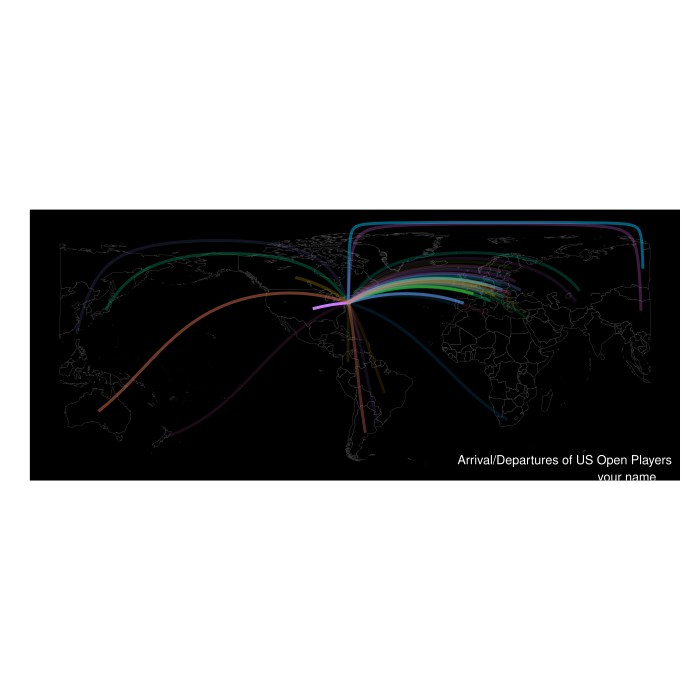

The script that drew this image:
# http://patilv.com/USOpenCountries/
# https://github.com/patilv/USOpengreatcircles

library(ggplot2)
library(ggmap)
library(geosphere)
library(plyr)

mensbracket=read.csv("mensbracket.csv") 
ladiesbracket=read.csv("ladiesbracket.csv")
usopenbracket=rbind(mensbracket,ladiesbracket) # combining the two genders
usopencountry=as.data.frame(table(usopenbracket$country)) # number of players from different countries
colnames(usopencountry)=c("Country","Players") # modifying column names
# kable(head(usopencountry))
usopencountry=cbind(usopencountry,geocode(as.character(usopencountry$Country)))
# kable(head(usopencountry))

usopencountry[5,]$lon=18.383925 # Bosnia
usopencountry[5,]$lat=43.851882 # Bosnia
usopencountry[11,]$lon=33.3974183 # Cyprus
usopencountry[11,]$lat=35.1919937 # Cyprus
usopencountry[45,]$lon=174.885971 # New Zealand
usopencountry[45,]$lat=-40.900557 # New Zealand
nygeocode=geocode(as.character("New York City")) # This was fine

# Calculating routes 
routes = gcIntermediate(nygeocode, usopencountry[,c('lon', 'lat')], 200, breakAtDateLine=FALSE, addStartEnd=TRUE, sp=TRUE)

# fortifying the routes information to create a dataframe; function from ggplot's github site ... thanks to the comments section in AnthroSpace's post

fortify.SpatialLinesDataFrame = function(model, data, ...) {
  ldply(model@lines, fortify)
}

fortifiedroutes = fortify.SpatialLinesDataFrame(routes) 

# An id for each country
usopencountry$id=as.character(c(1:nrow(usopencountry))) 

# Merge fortified routes with usopencountry information
greatcircles = merge(fortifiedroutes, usopencountry, all.x=T, by="id") 

### Recentering the world map ####

center = 290 # takes positive values - US centered view is 260. This took a bit to figure out to avoid splitting of arcs in the final map.

# shifting coordinates to recenter great circles
greatcircles$long.recenter =  ifelse(greatcircles$long  < center - 180 , greatcircles$long + 360, greatcircles$long) 

# shifting coordinates to recenter worldmap
worldmap = map_data ("world")
worldmap$long.recenter =  ifelse(worldmap$long  < center - 180 , worldmap$long + 360, worldmap$long)

### Function to regroup split lines and polygons
# takes dataframe, column with long and unique group variable, returns df with added column named group.regroup
RegroupElements = function(df, longcol, idcol){  
  g = rep(1, length(df[,longcol]))
  if (diff(range(df[,longcol])) > 300) {          # check if longitude within group differs more than 300 deg, ie if element was split
    d = df[,longcol] > mean(range(df[,longcol])) # we use the mean to help us separate the extreme values
    g[!d] = 1     # some marker for parts that stay in place (we cheat here a little, as we do not take into account concave polygons)
    g[d] = 2      # parts that are moved
  }
  g =  paste(df[, idcol], g, sep=".") # attach to id to create unique group variable for the dataset
  df$group.regroup = g
  df
}

### Function to close regrouped polygons
# takes dataframe, checks if 1st and last longitude value are the same, if not, inserts first as last and reassigns order variable
ClosePolygons = function(df, longcol, ordercol){
  if (df[1,longcol] != df[nrow(df),longcol]) {
    tmp = df[1,]
    df = rbind(df,tmp)
  }
  o = c(1: nrow(df))  # rassign the order variable
  df[,ordercol] = o
  df
}

# regrouping
regroupedgreatcircles = ddply(greatcircles, .(id), RegroupElements, "long.recenter", "id")
regroupedworldmap = ddply(worldmap, .(group), RegroupElements, "long.recenter", "group")

# close polygons
worldmap.closedpolygons = ddply(regroupedworldmap, .(group.regroup), ClosePolygons, "long.recenter", "order")

ggplot() +
  geom_polygon(aes(long.recenter,lat,group=group.regroup), size = 0.1, fill="black", colour = "#4D4D4D", data=worldmap.closedpolygons) +
  geom_line(aes(long.recenter,lat.x,group=group.regroup, color=Country, alpha=Players), size=1,data= regroupedgreatcircles)+ 
  theme(panel.grid.minor = element_blank(), panel.grid.major = element_blank(),  axis.ticks = element_blank(), axis.title= element_blank(), 
         axis.text = element_blank(),legend.position = "none")+
  ylim(-60, 90) +theme(panel.background = element_rect(fill = 'black'))+
  coord_equal()+annotate("text",x=max(worldmap.closedpolygons$long.recenter),y=-60,hjust=.9,size=3,
label=paste("Arrival/Departures of US Open Players","your name",sep="\n"),color="white")
